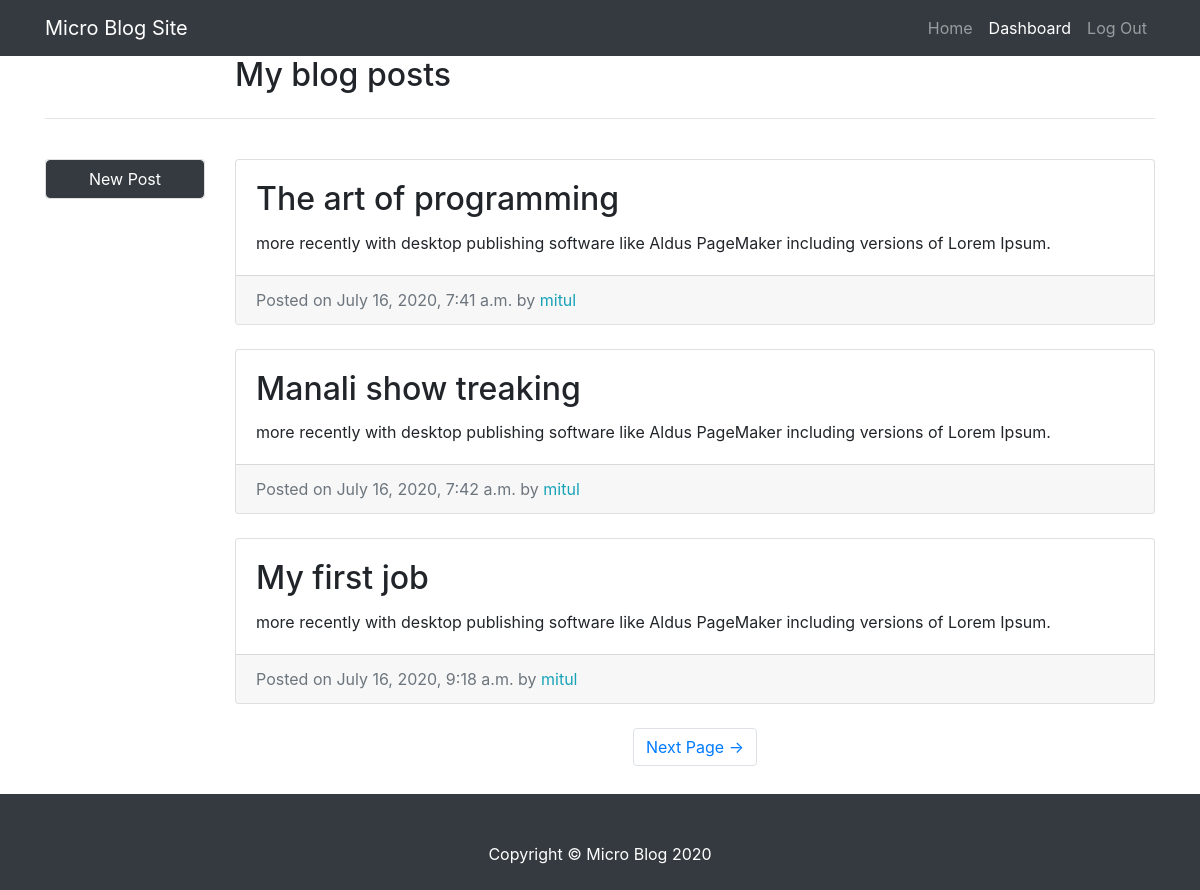
The page /dashboard/ (signed in) on the database its author committed.
### post/models.py (models this page shows, shortened)
class Post(models.Model):
    post_title = models.CharField(max_length=50)
    post_text = models.TextField(max_length=200)
    post_date = models.DateTimeField(auto_now_add=True)
    post_author = models.ForeignKey(User,on_delete=models.CASCADE)
    class Meta:
        verbose_name_plural = "Posts"

### post/views.py (the view)
# urls.py: path('dashboard/', DashboardView.as_view(), name = 'user-dashboard'),
class DashboardView(LoginRequiredMixin,ListView):
    model = Post
    template_name = "dashboard.html"
    context_object_name = 'post_entries'
    paginate_by = 3
    def get_queryset(self):
        return Post.objects.filter(post_author = self.request.user)

### templates/dashboard.html (shortened to what this page needs)
{% extends 'base.html' %}
  {% block extra_css %}
    <link href="/static/css/blog-home.css" rel="stylesheet">
  {% endblock extra_css %}
  {% block content %}
    <div class="row">
        <div class="col-md-2"></div>
        <div class="col-md-10">
            <h2>My blog posts</h2>
        </div>
    </div>
    <hr />
    <div class="row">
      <div class="col-md-2">
        <div class="card my-4">
            <button id="new_post" style="width:100%;" class="btn btn-dark">New Post</button>
        </div>
      </div>
      <div class="col-md-10">
        {% for post in post_entries %}
          <div class="card mb-4 mt-4">
            <div class="card-body">
              <h2 class="card-title">{{post.post_title}}</h2>
              <p class="card-text">{{post.post_text}}</p>
            </div>
            <div class="card-footer text-muted">
              Posted on {{post.post_date}} by
              <span class= "text-info mr-2">{{post.post_author}}</span>
            </div>
          </div>
        {% endfor %}
    {% if is_paginated %}
        <ul class="pagination justify-content-center mb-4">
        {% if page_obj.has_next %}
          <li class="page-item">
            <a class="page-link" href="?page={{page_obj.next_page_number}}">Next Page &rarr;</a>
          </li>
        {% endif %}
        </ul>
    {% endif %}
      </div>
    </div>
  {% endblock %}

### static/css/blog-home.css (style rules this page uses)
body { padding-top: 56px; }

### rows shown on the page
Post: post_title "The art of programming", post_text "more recently with desktop publishing software like Aldus PageMaker including versions of Lorem Ipsum.", post_date "July 16, 2020, 7:41 a.m.", post_author "mitul"
Post: post_title "Manali show treaking", post_text "more recently with desktop publishing software like Aldus PageMaker including versions of Lorem Ipsum.", post_date "July 16, 2020, 7:42 a.m.", post_author "mitul"
Post: post_title "My first job", post_text "more recently with desktop publishing software like Aldus PageMaker including versions of Lorem Ipsum.", post_date "July 16, 2020, 9:18 a.m.", post_author "mitul"
